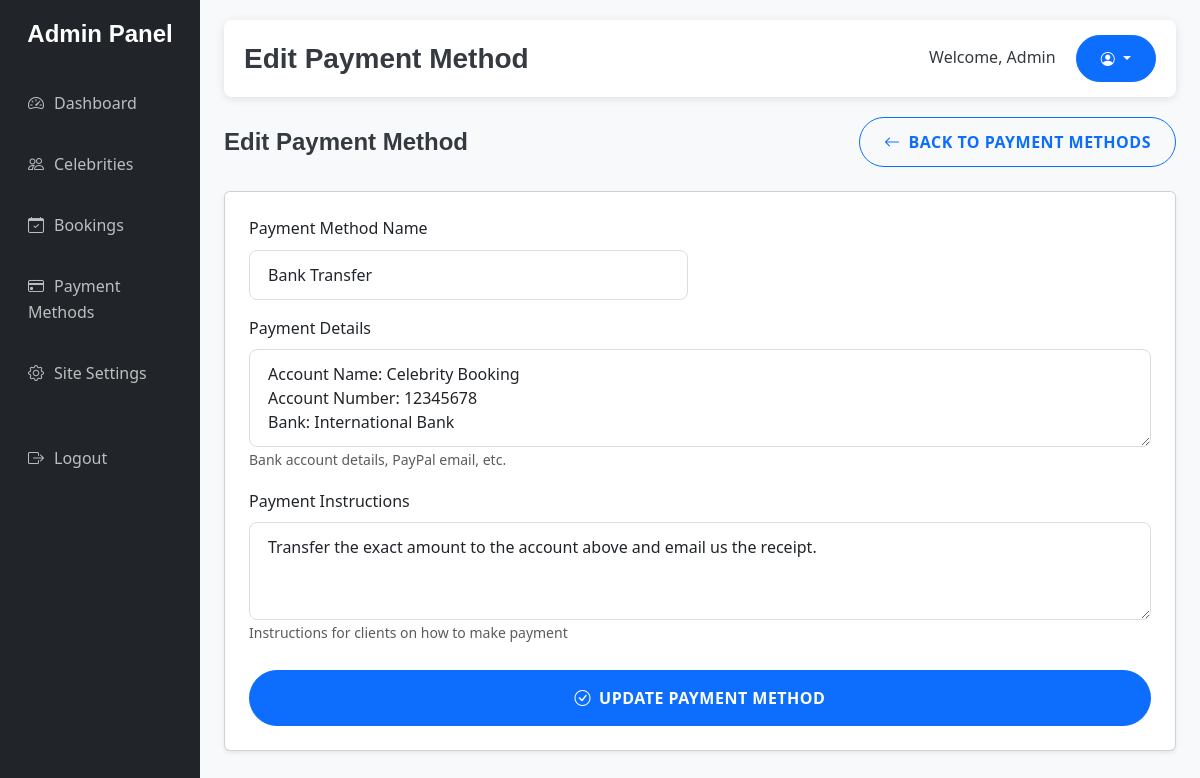
Screenshot of /admin/payments-edit.php?id=1 (signed in) with the database file from the repository.
### tables this page shows
CREATE TABLE `payment_methods` (
  `id` int(11) NOT NULL,
  `name` varchar(100) NOT NULL,
  `details` text NOT NULL,
  `instructions` text DEFAULT NULL,
  `is_active` tinyint(1) DEFAULT 1,
  `created_at` timestamp NOT NULL DEFAULT current_timestamp()
);

### admin/payments-edit.php (the view, shortened to what this page needs)
<?php
require_once '../includes/functions.php';
$id = $_GET['id'] ?? 0;
$sql = "SELECT * FROM payment_methods WHERE id = ?";
$stmt = $pdo->prepare($sql);
$stmt->execute([$id]);
$paymentMethod = $stmt->fetch(PDO::FETCH_ASSOC);
require_once 'includes/admin-header.php';
?>
<div class="d-flex justify-content-between align-items-center mb-4">
    <div>
        <h4 class="mb-0">Edit Payment Method</h4>
    </div>
    <div>
        <a href="payments.php" class="btn btn-outline-primary">
            <i class="bi bi-arrow-left me-2"></i>Back to Payment Methods
        </a>
    </div>
</div>
<div class="card shadow-sm">
    <div class="card-body">
        <form method="POST">
            <div class="row">
                <div class="col-md-6 mb-3">
                    <label for="name" class="form-label">Payment Method Name</label>
                    <input type="text" class="form-control" id="name" name="name"
                        value="<?= htmlspecialchars($paymentMethod['name']) ?>" required>
                </div>
            </div>
            <div class="mb-3">
                <label for="details" class="form-label">Payment Details</label>
                <textarea class="form-control" id="details" name="details" rows="3"
                    required><?= htmlspecialchars($paymentMethod['details']) ?></textarea>
                <small class="form-text text-muted">Bank account details, PayPal email, etc.</small>
            </div>
            <div class="mb-3">
                <label for="instructions" class="form-label">Payment Instructions</label>
                <textarea class="form-control" id="instructions" name="instructions" rows="3"
                    required><?= htmlspecialchars($paymentMethod['instructions']) ?></textarea>
                <small class="form-text text-muted">Instructions for clients on how to make payment</small>
            </div>
            <div class="d-grid mt-4">
                <button type="submit" class="btn btn-primary btn-lg">
                    <i class="bi bi-check-circle me-2"></i>Update Payment Method
                </button>
            </div>
        </form>
    </div>
</div>

### stars/assets/css/custom.css (style rules this page uses)
:root { --primary-blue-start: #6a11cb; --primary-blue-end: #2575fc; --dark-section-bg: #212529; --text-dark: #343a40; --bg-red: #ca2800; --bg-white: #ffffff; --text-muted: #6c757d; --text-light-grey: #adb5bd; --success-money: #28a745; --bg-light-gradient: linear-gradient( 135deg, #f0f4f8 0%, #ffffff 100% ); --shadow-light: 0 4px 15px rgba(0, 0, 0, 0.08); --shadow-medium: 0 8px 25px rgba(0, 0, 0, 0.1); --shadow-heavy: 0 12px 35px rgba(0, 0, 0, 0.15); }
body { font-family: "Segoe UI", Tahoma, Geneva, Verdana, sans-serif; color: var(--text-dark); background-color: #f8f9fa; line-height: 1.6; overflow-x: hidden; }
h1, h2, h3, h4, h5, h6 { font-family: "Montserrat", sans-serif; font-weight: 700; color: var(--text-dark); margin-bottom: 1rem; }
a { text-decoration: none; transition: all 0.3s ease; }
.card-body { padding: 1.5rem; }
.btn { border-radius: 50px; padding: 12px 24px; font-weight: 600; transition: all 0.3s ease; text-transform: uppercase; letter-spacing: 0.5px; }
.btn-lg { padding: 15px 28px; font-size: 1rem; }
.form-control { border-radius: 8px; padding: 12px 18px; border: 1px solid #ddd; }

### rows the page displays
payment_methods: name "Bank Transfer", details "Account Name: Celebrity Booking Account Number: 12345678 Bank: International Bank", instructions "Transfer the exact amount to the account above and email us the receipt."

### other values shown
$pageTitle "Edit Payment Method"
